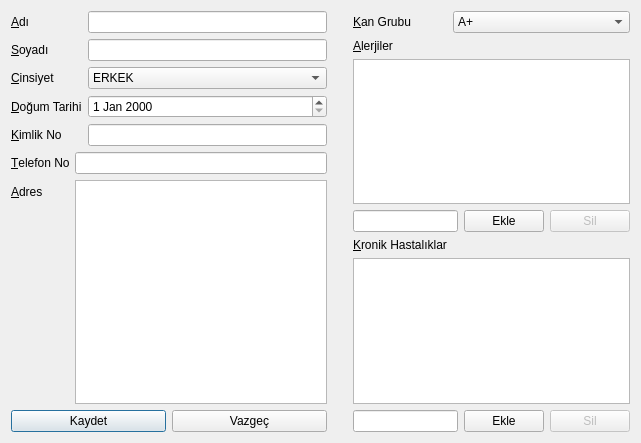
<?xml version="1.0" encoding="UTF-8"?>
<ui version="4.0">
 <class>hastaduzenle</class>
 <widget class="QDialog" name="hastaduzenle">
  <property name="geometry">
   <rect>
    <x>0</x>
    <y>0</y>
    <width>641</width>
    <height>443</height>
   </rect>
  </property>
  <property name="windowTitle">
   <string>Hasta Düzenle</string>
  </property>
  <layout class="QGridLayout" name="gridLayout_2">
   <item row="0" column="0">
    <layout class="QVBoxLayout" name="verticalLayout">
     <item>
      <layout class="QFormLayout" name="formLayout">
       <item row="0" column="0">
        <widget class="QLabel" name="lblAdi">
         <property name="text">
          <string>&amp;Adı</string>
         </property>
         <property name="buddy">
          <cstring>leAdi</cstring>
         </property>
        </widget>
       </item>
       <item row="0" column="1">
        <widget class="QLineEdit" name="leAdi"/>
       </item>
       <item row="1" column="0">
        <widget class="QLabel" name="lblSoyadi">
         <property name="text">
          <string>&amp;Soyadı</string>
         </property>
         <property name="buddy">
          <cstring>leSoyadi</cstring>
         </property>
        </widget>
       </item>
       <item row="1" column="1">
        <widget class="QLineEdit" name="leSoyadi"/>
       </item>
       <item row="2" column="0">
        <widget class="QLabel" name="lblCinsiyet">
         <property name="text">
          <string>&amp;Cinsiyet</string>
         </property>
         <property name="buddy">
          <cstring>cbCinsiyet</cstring>
         </property>
        </widget>
       </item>
       <item row="2" column="1">
        <widget class="QComboBox" name="cbCinsiyet">
         <item>
          <property name="text">
           <string>ERKEK</string>
          </property>
         </item>
         <item>
          <property name="text">
           <string>KADIN</string>
          </property>
         </item>
        </widget>
       </item>
       <item row="3" column="0">
        <widget class="QLabel" name="lblDogumTarihi">
         <property name="text">
          <string>&amp;Doğum Tarihi</string>
         </property>
         <property name="buddy">
          <cstring>deDogumTarihi</cstring>
         </property>
        </widget>
       </item>
       <item row="3" column="1">
        <widget class="QDateEdit" name="deDogumTarihi"/>
       </item>
       <item row="4" column="0">
        <widget class="QLabel" name="lblKimlikNo">
         <property name="text">
          <string>&amp;Kimlik No</string>
         </property>
         <property name="buddy">
          <cstring>leKimlikNo</cstring>
         </property>
        </widget>
       </item>
       <item row="4" column="1">
        <widget class="QLineEdit" name="leKimlikNo"/>
       </item>
      </layout>
     </item>
     <item>
      <layout class="QFormLayout" name="formLayout_2">
       <item row="1" column="0">
        <widget class="QLabel" name="lblTel">
         <property name="text">
          <string>&amp;Telefon No</string>
         </property>
         <property name="buddy">
          <cstring>leTel</cstring>
         </property>
        </widget>
       </item>
       <item row="1" column="1">
        <widget class="QLineEdit" name="leTel"/>
       </item>
       <item row="2" column="0">
        <widget class="QLabel" name="lblAdres">
         <property name="text">
          <string>&amp;Adres</string>
         </property>
         <property name="buddy">
          <cstring>teAdres</cstring>
         </property>
        </widget>
       </item>
       <item row="2" column="1">
        <widget class="QTextEdit" name="teAdres"/>
       </item>
      </layout>
     </item>
     <item>
      <layout class="QHBoxLayout" name="horizontalLayout">
       <item>
        <widget class="QPushButton" name="btnKaydet">
         <property name="text">
          <string>Kaydet</string>
         </property>
        </widget>
       </item>
       <item>
        <widget class="QPushButton" name="btnVazgec">
         <property name="text">
          <string>Vazgeç</string>
         </property>
        </widget>
       </item>
      </layout>
     </item>
    </layout>
   </item>
   <item row="0" column="1">
    <spacer name="verticalSpacer">
     <property name="orientation">
      <enum>Qt::Orientation::Vertical</enum>
     </property>
     <property name="sizeHint" stdset="0">
      <size>
       <width>20</width>
       <height>422</height>
      </size>
     </property>
    </spacer>
   </item>
   <item row="0" column="2">
    <layout class="QGridLayout" name="gridLayout">
     <item row="5" column="0" colspan="3">
      <widget class="QListWidget" name="lwKronikHastaliklar"/>
     </item>
     <item row="0" column="1" colspan="2">
      <widget class="QComboBox" name="cbKanGrubu">
       <item>
        <property name="text">
         <string>A+</string>
        </property>
       </item>
       <item>
        <property name="text">
         <string>A−</string>
        </property>
       </item>
       <item>
        <property name="text">
         <string>B+</string>
        </property>
       </item>
       <item>
        <property name="text">
         <string>B−</string>
        </property>
       </item>
       <item>
        <property name="text">
         <string>AB+</string>
        </property>
       </item>
       <item>
        <property name="text">
         <string>AB−</string>
        </property>
       </item>
       <item>
        <property name="text">
         <string>0+</string>
        </property>
       </item>
       <item>
        <property name="text">
         <string>0−</string>
        </property>
       </item>
      </widget>
     </item>
     <item row="3" column="2">
      <layout class="QFormLayout" name="formLayout_3">
       <item row="0" column="0">
        <widget class="QPushButton" name="btnAlerjilerEkle">
         <property name="text">
          <string>Ekle</string>
         </property>
        </widget>
       </item>
       <item row="0" column="1">
        <widget class="QPushButton" name="btnAlerjilerSil">
         <property name="enabled">
          <bool>false</bool>
         </property>
         <property name="text">
          <string>Sil</string>
         </property>
        </widget>
       </item>
      </layout>
     </item>
     <item row="3" column="0" colspan="2">
      <widget class="QLineEdit" name="leAlerjiler"/>
     </item>
     <item row="0" column="0">
      <widget class="QLabel" name="lblKanGrubu">
       <property name="text">
        <string>&amp;Kan Grubu</string>
       </property>
       <property name="buddy">
        <cstring>cbKanGrubu</cstring>
       </property>
      </widget>
     </item>
     <item row="4" column="0">
      <widget class="QLabel" name="lblKronikHastaliklar">
       <property name="text">
        <string>&amp;Kronik Hastalıklar</string>
       </property>
       <property name="buddy">
        <cstring>leKronikHastaliklar</cstring>
       </property>
      </widget>
     </item>
     <item row="6" column="2">
      <layout class="QFormLayout" name="formLayout_4">
       <item row="0" column="0">
        <widget class="QPushButton" name="btnKronikHastaliklarEkle">
         <property name="text">
          <string>Ekle</string>
         </property>
        </widget>
       </item>
       <item row="0" column="1">
        <widget class="QPushButton" name="btnKronikHastaliklarSil">
         <property name="enabled">
          <bool>false</bool>
         </property>
         <property name="text">
          <string>Sil</string>
         </property>
        </widget>
       </item>
      </layout>
     </item>
     <item row="2" column="0" colspan="3">
      <widget class="QListWidget" name="lwAlerjiler"/>
     </item>
     <item row="6" column="0" colspan="2">
      <widget class="QLineEdit" name="leKronikHastaliklar"/>
     </item>
     <item row="1" column="0">
      <widget class="QLabel" name="lblAlerjiler">
       <property name="text">
        <string>&amp;Alerjiler</string>
       </property>
       <property name="buddy">
        <cstring>leAlerjiler</cstring>
       </property>
      </widget>
     </item>
    </layout>
   </item>
  </layout>
 </widget>
 <resources/>
 <connections>
  <connection>
   <sender>btnVazgec</sender>
   <signal>clicked()</signal>
   <receiver>hastaduzenle</receiver>
   <slot>reject()</slot>
   <hints>
    <hint type="sourcelabel">
     <x>217</x>
     <y>417</y>
    </hint>
    <hint type="destinationlabel">
     <x>21</x>
     <y>345</y>
    </hint>
   </hints>
  </connection>
 </connections>
</ui>
